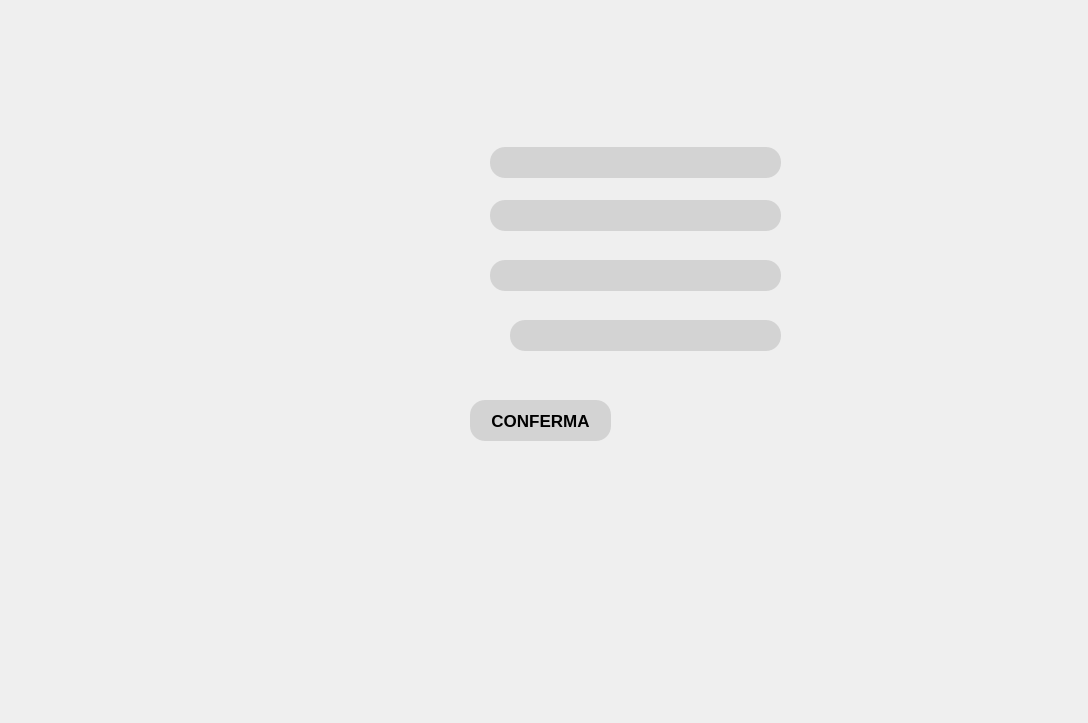
<?xml version="1.0" encoding="UTF-8"?>
<ui version="4.0">
 <class>Form</class>
 <widget class="QWidget" name="Form">
  <property name="geometry">
   <rect>
    <x>0</x>
    <y>0</y>
    <width>1088</width>
    <height>723</height>
   </rect>
  </property>
  <property name="minimumSize">
   <size>
    <width>1088</width>
    <height>723</height>
   </size>
  </property>
  <property name="maximumSize">
   <size>
    <width>1088</width>
    <height>723</height>
   </size>
  </property>
  <property name="windowTitle">
   <string>Inserisci abbonamento</string>
  </property>
  <widget class="QLabel" name="label">
   <property name="geometry">
    <rect>
     <x>0</x>
     <y>0</y>
     <width>1088</width>
     <height>723</height>
    </rect>
   </property>
   <property name="text">
    <string/>
   </property>
   <property name="pixmap">
    <pixmap>InserimentoNuovoAbbonamento.png</pixmap>
   </property>
  </widget>
  <widget class="QLineEdit" name="id">
   <property name="geometry">
    <rect>
     <x>490</x>
     <y>147</y>
     <width>291</width>
     <height>31</height>
    </rect>
   </property>
   <property name="styleSheet">
    <string notr="true">background-color: lightgrey;
color: black;
border-radius: 15px;</string>
   </property>
  </widget>
  <widget class="QLineEdit" name="dataInizio">
   <property name="geometry">
    <rect>
     <x>490</x>
     <y>200</y>
     <width>291</width>
     <height>31</height>
    </rect>
   </property>
   <property name="styleSheet">
    <string notr="true">background-color: lightgrey;
color: black;
border-radius: 15px;</string>
   </property>
  </widget>
  <widget class="QLineEdit" name="tipologia">
   <property name="geometry">
    <rect>
     <x>490</x>
     <y>260</y>
     <width>291</width>
     <height>31</height>
    </rect>
   </property>
   <property name="styleSheet">
    <string notr="true">background-color: lightgrey;
color: black;
border-radius: 15px;</string>
   </property>
  </widget>
  <widget class="QLineEdit" name="dataScadenza">
   <property name="geometry">
    <rect>
     <x>510</x>
     <y>320</y>
     <width>271</width>
     <height>31</height>
    </rect>
   </property>
   <property name="styleSheet">
    <string notr="true">background-color: lightgrey;
color: black;
border-radius: 15px;</string>
   </property>
  </widget>
  <widget class="QPushButton" name="button_conferma">
   <property name="geometry">
    <rect>
     <x>470</x>
     <y>400</y>
     <width>141</width>
     <height>41</height>
    </rect>
   </property>
   <property name="font">
    <font>
     <family>Arial</family>
     <pointsize>13</pointsize>
     <bold>true</bold>
    </font>
   </property>
   <property name="styleSheet">
    <string notr="true">background-color: lightgrey;
color: black;
border-radius: 15px;</string>
   </property>
   <property name="text">
    <string>CONFERMA</string>
   </property>
  </widget>
 </widget>
 <resources>
  <include location="InserimentoAbbonamento.qrc"/>
 </resources>
 <connections/>
</ui>
